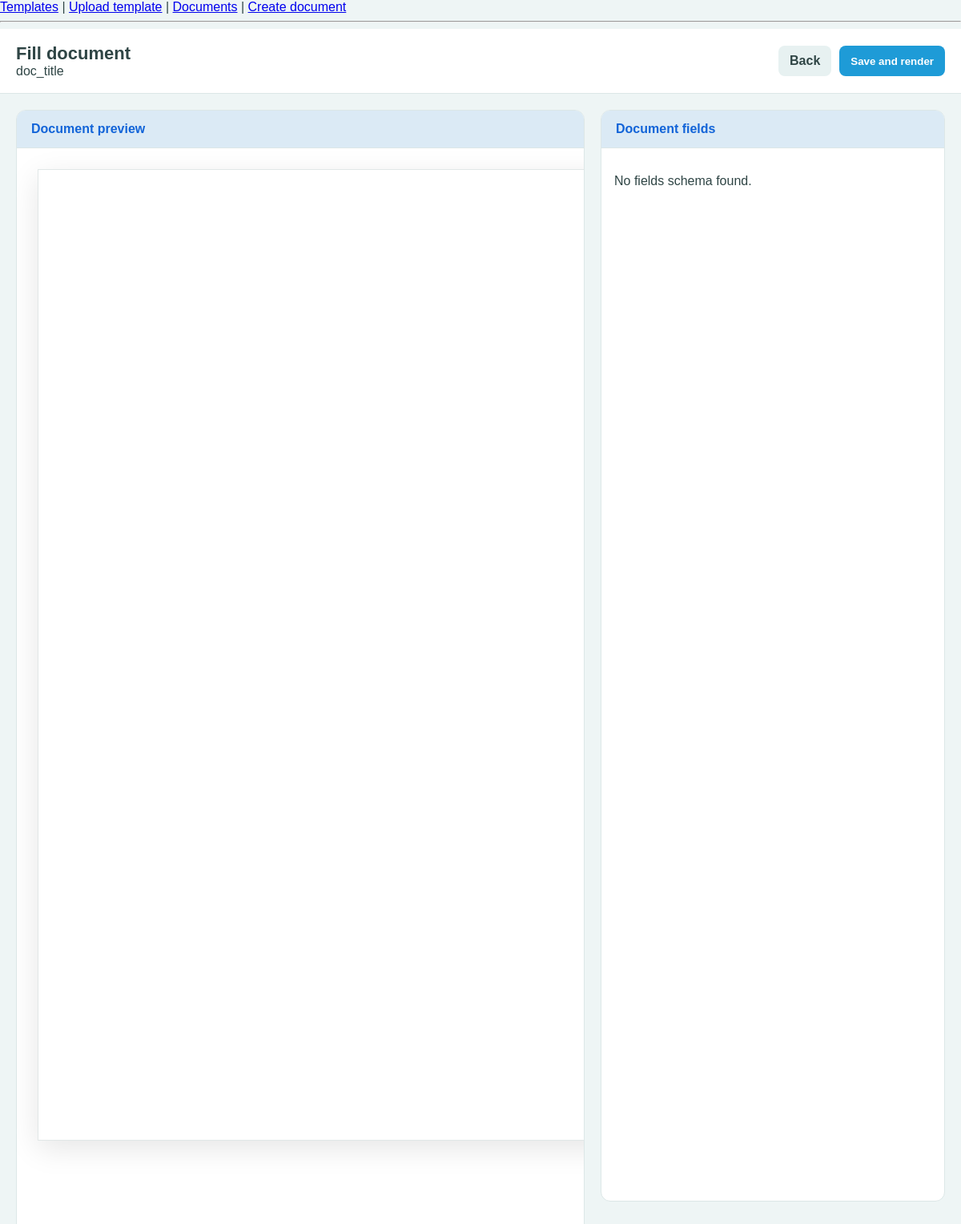
The page /documents/documents/2/fill/ (signed in) on the database as committed earlier.
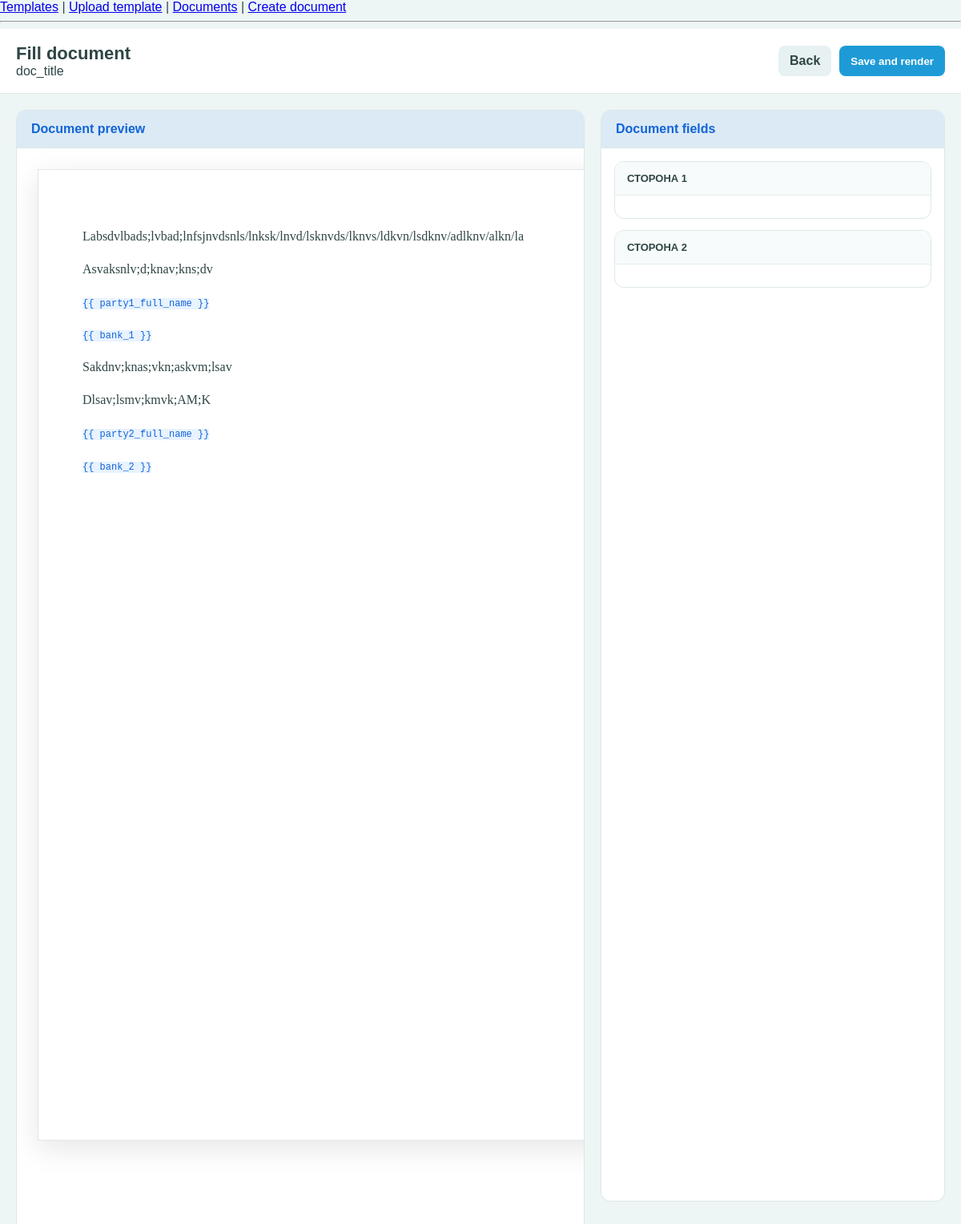
The same page on the database as committed later.
### documents/models.py (models this page shows, shortened)
class Document(models.Model):
    class Status(models.TextChoices):
        DRAFT = "draft", "Draft"
        WAITING_FOR_SIGNERS = "waiting_for_signers", "Waiting for signers"
        PARTIALLY_SIGNED = "partially_signed", "Partially signed"
        SIGNED = "signed", "Signed"
        CANCELED = "canceled", "Canceled"
        EXPIRED = "expired", "Expired"
    organization = models.ForeignKey(
        "organizations.Organization",
        on_delete=models.CASCADE,
        related_name="documents"
    )
    template = models.ForeignKey(
        DocumentTemplate,
        on_delete=models.PROTECT,
        related_name="documents"
    )
    created_by = models.ForeignKey(
        settings.AUTH_USER_MODEL,
        on_delete=models.PROTECT,
        related_name="created_documents"
    )
    title = models.CharField(max_length=255)
    status = models.CharField(
        max_length=30,
        choices=Status.choices,
        default=Status.DRAFT
    )
    rendered_html = models.TextField(blank=True)
    rendered_pdf_file = models.FileField(
        upload_to="documents/pdf/",
        blank=True,
        null=True
    )
    rendered_docx_file = models.FileField(
        upload_to="documents/docx/",
        blank=True,
        null=True
    )
    content_hash = models.CharField(
        max_length=64,
        blank=True,
        db_index=True
    )
    created_at = models.DateTimeField(auto_now_add=True)
    updated_at = models.DateTimeField(auto_now=True)
    signed_at = models.DateTimeField(blank=True, null=True)
    class Meta:
        verbose_name = "Document"
        verbose_name_plural = "Documents"
        ordering = ["-created_at"]

class DocumentTemplate(models.Model):
    class Status(models.TextChoices):
        ACTIVE = "active", "Active"
        ARCHIVED = "archived", "Archived"
    organization = models.ForeignKey(
        "organizations.Organization",
        on_delete=models.CASCADE,
        related_name="document_templates"
    )
    created_by = models.ForeignKey(
        settings.AUTH_USER_MODEL,
        on_delete=models.PROTECT,
        related_name="created_document_templates"
    )
    title = models.CharField(max_length=255)
    body_template = models.TextField(
        blank=True,
        help_text="Use variables like {{ client_name }}, {{ amount }}"
    )
    template_file = models.FileField(
        upload_to="document_templates/docx/",
        blank=True,
        null=True
    )
    variables = models.JSONField(default=list, blank=True)
    field_schema = models.JSONField(
        default=list,
        blank=True,
        help_text="Groups and fields for document form editor"
    )
    status = models.CharField(
        max_length=20,
        choices=Status.choices,
        default=Status.ACTIVE
    )
    created_at = models.DateTimeField(auto_now_add=True)
    updated_at = models.DateTimeField(auto_now=True)
    class Meta:
        verbose_name = "Document template"
        verbose_name_plural = "Document templates"
        ordering = ["-created_at"]

### documents/views.py (the view, shortened to what this page needs)
# urls.py: path("documents/<int:pk>/fill/", views.document_fill, name="document_fill"),
@login_required
def document_fill(request, pk):
    document = get_object_or_404(
        Document.objects.select_related("template", "organization"),
        pk=pk,
        created_by=request.user
    )
    fields = document.field_values.all().order_by("field_name")
    return render(request, "documents/document_fill.html", {
        "document": document,
        "fields": fields
    })

### templates/documents/document_fill.html (shortened to what this page needs)
{% extends "base.html" %}
{% block content %}
<form method="post" onsubmit="saveBeforeSubmit()">
    <div class="top-bar">
        <div>
            <h1>Fill document</h1>
            <div>{{ document.title }}</div>
        </div>
        <div class="top-actions">
            <a class="btn btn-secondary" href="{% url 'documents:document_list' %}">
                Back
            </a>
            <button class="btn btn-primary" type="submit">
                Save and render
            </button>
        </div>
    </div>
    <div class="fill-page">
        <div class="document-panel">
            <div class="panel-header">
                Document preview
            </div>
            <div class="document-scroll">
                <div id="documentPreview">
                    {{ document.template.body_template|safe }}
                </div>
            </div>
        </div>
        <div class="fields-panel">
            <div class="panel-header">
                Document fields
            </div>
            <div class="fields-content">
                {% for group in document.template.field_schema %}
                    <div class="group-card">
                        <div class="group-header">
                            {{ group.title }}
                        </div>
                        <div class="group-body">
                        </div>
                    </div>
                {% empty %}
                    <p>No fields schema found.</p>
                {% endfor %}
            </div>
        </div>
    </div>
</form>
{% endblock %}

### templates/base.html (shortened to what this page needs)
<!DOCTYPE html>
<html lang="en">
<head>
</head>
<body>
<nav>
    <a href="{% url 'documents:template_list' %}">Templates</a> |
    <a href="{% url 'documents:template_upload' %}">Upload template</a> |
    <a href="{% url 'documents:document_list' %}">Documents</a> |
    <a href="{% url 'documents:document_create' %}">Create document</a>
</nav>
<hr>
{% block content %}
{% endblock %}
</body>
</html>

### templates/documents/document_fill.html (style rules this page uses)
body { margin: 0; background: #eef5f5; font-family: Arial, sans-serif; color: #2f4545; }
.fill-page { display: grid; grid-template-columns: 1fr 430px; gap: 20px; padding: 20px; }
.top-bar { display: flex; justify-content: space-between; align-items: center; padding: 18px 20px; background: #ffffff; border-bottom: 1px solid #dce7e7; }
.top-bar h1 { margin: 0; font-size: 22px; }
.top-actions { display: flex; gap: 10px; }
.btn { border: none; border-radius: 8px; padding: 10px 14px; cursor: pointer; font-weight: 700; text-decoration: none; display: inline-block; }
.btn-primary { background: #1e9bd7; color: white; }
.btn-secondary { background: #e7f1f1; color: #2f4545; }
.document-panel, .fields-panel { background: #ffffff; border-radius: 12px; border: 1px solid #dce7e7; overflow: hidden; }
.panel-header { padding: 14px 18px; background: #dbeaf5; color: #1264d8; font-weight: 700; border-bottom: 1px solid #dce7e7; }
.document-scroll { height: calc(100vh - 150px); overflow-y: auto; padding: 26px; }
#documentPreview { width: 850px; min-height: 1100px; margin: 0 auto; padding: 55px; background: white; border: 1px solid #e1e7e7; box-shadow: 0 10px 35px rgba(0,0,0,0.10); font-family: "Times New Roman", serif; font-size: 16px; line-height: 1.55; }
.fields-panel { height: calc(100vh - 110px); overflow-y: auto; }
.fields-content { padding: 16px; }
.group-card { background: #ffffff; border: 1px solid #dce7e7; border-radius: 12px; margin-bottom: 14px; overflow: hidden; }
.group-header { padding: 13px 15px; background: #f7fbfb; border-bottom: 1px solid #e4eeee; font-weight: 800; text-transform: uppercase; font-size: 13px; }
.group-body { padding: 14px; }

Rows that differ between the two databases and show on the page:
changed through a linked row, Document "doc_title": template.body_template (not shown) → "Labsdvlbads;lvbad;lnfsjnvdsnls/lnksk/lnvd/lsknvds/lknvs/ldkvn/lsdknv/adlknv/alkn/la Asvaksnlv;d;knav;kns;dv {{ party1_full_name }} {{ bank_1 }} Sakdnv;knas;vkn;askvm;lsav Dlsav;lsmv;kmvk;AM;K {{ party2_full_name }} {{ bank_2 }}"
Other text that changed with them:
new list line: "СТОРОНА 1"
new list line: "СТОРОНА 2"
text no longer shown: "No fields schema found."
